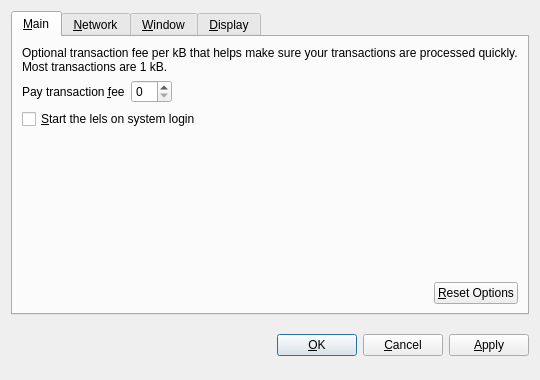
<?xml version="1.0" encoding="UTF-8"?>
<ui version="4.0">
 <class>OptionsDialog</class>
 <widget class="QDialog" name="OptionsDialog">
  <property name="geometry">
   <rect>
    <x>0</x>
    <y>0</y>
    <width>540</width>
    <height>380</height>
   </rect>
  </property>
  <property name="windowTitle">
   <string>Options</string>
  </property>
  <property name="modal">
   <bool>true</bool>
  </property>
  <layout class="QVBoxLayout" name="verticalLayout">
   <item>
    <widget class="QTabWidget" name="tabWidget">
     <property name="tabPosition">
      <enum>QTabWidget::North</enum>
     </property>
     <property name="currentIndex">
      <number>0</number>
     </property>
     <widget class="QWidget" name="tabMain">
      <attribute name="title">
       <string>&amp;Main</string>
      </attribute>
      <layout class="QVBoxLayout" name="verticalLayout_Main">
       <item>
        <widget class="QLabel" name="transactionFeeInfoLabel">
         <property name="text">
          <string>Optional transaction fee per kB that helps make sure your transactions are processed quickly. Most transactions are 1 kB.</string>
         </property>
         <property name="textFormat">
          <enum>Qt::PlainText</enum>
         </property>
         <property name="wordWrap">
          <bool>true</bool>
         </property>
        </widget>
       </item>
       <item>
        <layout class="QHBoxLayout" name="horizontalLayout_1_Main">
         <item>
          <widget class="QLabel" name="transactionFeeLabel">
           <property name="enabled">
            <bool>true</bool>
           </property>
           <property name="text">
            <string>Pay transaction &amp;fee</string>
           </property>
           <property name="textFormat">
            <enum>Qt::PlainText</enum>
           </property>
           <property name="buddy">
            <cstring>transactionFee</cstring>
           </property>
          </widget>
         </item>
         <item>
          <widget class="BitcoinAmountField" name="transactionFee"/>
         </item>
         <item>
          <spacer name="horizontalSpacer_1_Main">
           <property name="orientation">
            <enum>Qt::Horizontal</enum>
           </property>
           <property name="sizeHint" stdset="0">
            <size>
             <width>40</width>
             <height>20</height>
            </size>
           </property>
          </spacer>
         </item>
        </layout>
       </item>
       <item>
        <widget class="QCheckBox" name="bitcoinAtStartup">
         <property name="toolTip">
          <string>Automatically start ComedyGold after logging in to the system.</string>
         </property>
         <property name="text">
          <string>&amp;Start the lels on system login</string>
         </property>
        </widget>
       </item>
       <item>
        <spacer name="verticalSpacer_Main">
         <property name="orientation">
          <enum>Qt::Vertical</enum>
         </property>
         <property name="sizeHint" stdset="0">
          <size>
           <width>20</width>
           <height>40</height>
          </size>
         </property>
        </spacer>
       </item>
       <item>
        <layout class="QHBoxLayout" name="horizontalLayout_2_Main">
         <item>
          <spacer name="horizontalSpacer_2_Main">
           <property name="orientation">
            <enum>Qt::Horizontal</enum>
           </property>
           <property name="sizeHint" stdset="0">
            <size>
             <width>40</width>
             <height>20</height>
            </size>
           </property>
          </spacer>
         </item>
         <item>
          <widget class="QPushButton" name="resetButton">
           <property name="toolTip">
            <string>Reset all client options to default.</string>
           </property>
           <property name="text">
            <string>&amp;Reset Options</string>
           </property>
           <property name="autoDefault">
            <bool>false</bool>
           </property>
          </widget>
         </item>
        </layout>
       </item>
      </layout>
     </widget>
     <widget class="QWidget" name="tabNetwork">
      <attribute name="title">
       <string>&amp;Network</string>
      </attribute>
      <layout class="QVBoxLayout" name="verticalLayout_Network">
       <item>
        <widget class="QCheckBox" name="mapPortUpnp">
         <property name="toolTip">
          <string>Automatically open the ComedyGold client port on the router. This only works when your router supports UPnP and it is enabled.</string>
         </property>
         <property name="text">
          <string>Map port using &amp;UPnP</string>
         </property>
        </widget>
       </item>
       <item>
        <widget class="QCheckBox" name="connectSocks">
         <property name="toolTip">
          <string>Connect to the ComedyGold network through a SOCKS proxy (e.g. when connecting through Tor).</string>
         </property>
         <property name="text">
          <string>&amp;Connect through hacked proxy:</string>
         </property>
        </widget>
       </item>
       <item>
        <layout class="QHBoxLayout" name="horizontalLayout_Network">
         <item>
          <widget class="QLabel" name="proxyIpLabel">
           <property name="text">
            <string>Proxy &amp;IP:</string>
           </property>
           <property name="textFormat">
            <enum>Qt::PlainText</enum>
           </property>
           <property name="buddy">
            <cstring>proxyIp</cstring>
           </property>
          </widget>
         </item>
         <item>
          <widget class="QValidatedLineEdit" name="proxyIp">
           <property name="maximumSize">
            <size>
             <width>140</width>
             <height>16777215</height>
            </size>
           </property>
           <property name="toolTip">
            <string>IP address of the proxy (e.g. 127.0.0.1)</string>
           </property>
          </widget>
         </item>
         <item>
          <widget class="QLabel" name="proxyPortLabel">
           <property name="text">
            <string>&amp;Port:</string>
           </property>
           <property name="textFormat">
            <enum>Qt::PlainText</enum>
           </property>
           <property name="buddy">
            <cstring>proxyPort</cstring>
           </property>
          </widget>
         </item>
         <item>
          <widget class="QLineEdit" name="proxyPort">
           <property name="maximumSize">
            <size>
             <width>55</width>
             <height>16777215</height>
            </size>
           </property>
           <property name="toolTip">
            <string>Port of the proxy (e.g. 9050)</string>
           </property>
          </widget>
         </item>
         <item>
          <widget class="QLabel" name="socksVersionLabel">
           <property name="text">
            <string>SOCKS &amp;Version:</string>
           </property>
           <property name="textFormat">
            <enum>Qt::PlainText</enum>
           </property>
           <property name="buddy">
            <cstring>socksVersion</cstring>
           </property>
          </widget>
         </item>
         <item>
          <widget class="QValueComboBox" name="socksVersion">
           <property name="toolTip">
            <string>SOCKS version of the proxy (e.g. 5)</string>
           </property>
          </widget>
         </item>
         <item>
          <spacer name="horizontalSpacer_Network">
           <property name="orientation">
            <enum>Qt::Horizontal</enum>
           </property>
           <property name="sizeHint" stdset="0">
            <size>
             <width>40</width>
             <height>20</height>
            </size>
           </property>
          </spacer>
         </item>
        </layout>
       </item>
       <item>
        <spacer name="verticalSpacer_Network">
         <property name="orientation">
          <enum>Qt::Vertical</enum>
         </property>
         <property name="sizeHint" stdset="0">
          <size>
           <width>20</width>
           <height>40</height>
          </size>
         </property>
        </spacer>
       </item>
      </layout>
     </widget>
     <widget class="QWidget" name="tabWindow">
      <attribute name="title">
       <string>&amp;Window</string>
      </attribute>
      <layout class="QVBoxLayout" name="verticalLayout_Window">
       <item>
        <widget class="QCheckBox" name="minimizeToTray">
         <property name="toolTip">
          <string>Show only a tray icon after minimizing the window.</string>
         </property>
         <property name="text">
          <string>&amp;Minimize to the tray instead of the taskbar</string>
         </property>
        </widget>
       </item>
       <item>
        <widget class="QCheckBox" name="minimizeOnClose">
         <property name="toolTip">
          <string>Minimize instead of exit the application when the window is closed. When this option is enabled, the application will be closed only after selecting Quit in the menu.</string>
         </property>
         <property name="text">
          <string>M&amp;inimize on close</string>
         </property>
        </widget>
       </item>
       <item>
        <spacer name="verticalSpacer_Window">
         <property name="orientation">
          <enum>Qt::Vertical</enum>
         </property>
         <property name="sizeHint" stdset="0">
          <size>
           <width>20</width>
           <height>40</height>
          </size>
         </property>
        </spacer>
       </item>
      </layout>
     </widget>
     <widget class="QWidget" name="tabDisplay">
      <attribute name="title">
       <string>&amp;Display</string>
      </attribute>
      <layout class="QVBoxLayout" name="verticalLayout_Display">
       <item>
        <layout class="QHBoxLayout" name="horizontalLayout_1_Display">
         <item>
          <widget class="QLabel" name="langLabel">
           <property name="text">
            <string>User Interface &amp;language:</string>
           </property>
           <property name="textFormat">
            <enum>Qt::PlainText</enum>
           </property>
           <property name="buddy">
            <cstring>lang</cstring>
           </property>
          </widget>
         </item>
         <item>
          <widget class="QValueComboBox" name="lang">
           <property name="toolTip">
            <string>The user interface language can be set here. This setting will take effect after restarting ComedyGold.</string>
           </property>
          </widget>
         </item>
        </layout>
       </item>
       <item>
        <layout class="QHBoxLayout" name="horizontalLayout_2_Display">
         <item>
          <widget class="QLabel" name="unitLabel">
           <property name="text">
            <string>&amp;Unit to show amounts in:</string>
           </property>
           <property name="textFormat">
            <enum>Qt::PlainText</enum>
           </property>
           <property name="buddy">
            <cstring>unit</cstring>
           </property>
          </widget>
         </item>
         <item>
          <widget class="QValueComboBox" name="unit">
           <property name="toolTip">
            <string>Choose the default subdivision unit to show in the interface and when sending coins.</string>
           </property>
          </widget>
         </item>
        </layout>
       </item>
       <item>
        <widget class="QCheckBox" name="displayAddresses">
         <property name="toolTip">
          <string>Whether to show ComedyGold addresses in the transaction list or not.</string>
         </property>
         <property name="text">
          <string>&amp;Display addresses in transaction list</string>
         </property>
        </widget>
       </item>
       <item>
        <widget class="QCheckBox" name="coinControlFeatures">
         <property name="toolTip">
          <string>Careful not to yolo all your coins</string>
         </property>
         <property name="text">
          <string>Display coin &amp;control features (toplels only!)</string>
         </property>
        </widget>
       </item>
       <item>
        <spacer name="verticalSpacer_Display">
         <property name="orientation">
          <enum>Qt::Vertical</enum>
         </property>
         <property name="sizeHint" stdset="0">
          <size>
           <width>20</width>
           <height>40</height>
          </size>
         </property>
        </spacer>
       </item>
      </layout>
     </widget>
    </widget>
   </item>
   <item>
    <layout class="QHBoxLayout" name="horizontalLayout_Buttons">
     <item>
      <spacer name="horizontalSpacer_1">
       <property name="orientation">
        <enum>Qt::Horizontal</enum>
       </property>
       <property name="sizeHint" stdset="0">
        <size>
         <width>40</width>
         <height>48</height>
        </size>
       </property>
      </spacer>
     </item>
     <item>
      <widget class="QLabel" name="statusLabel">
       <property name="font">
        <font>
         <weight>75</weight>
         <bold>true</bold>
        </font>
       </property>
       <property name="text">
        <string/>
       </property>
       <property name="textFormat">
        <enum>Qt::PlainText</enum>
       </property>
       <property name="wordWrap">
        <bool>true</bool>
       </property>
      </widget>
     </item>
     <item>
      <spacer name="horizontalSpacer_2">
       <property name="orientation">
        <enum>Qt::Horizontal</enum>
       </property>
       <property name="sizeHint" stdset="0">
        <size>
         <width>40</width>
         <height>48</height>
        </size>
       </property>
      </spacer>
     </item>
     <item>
      <widget class="QPushButton" name="okButton">
       <property name="text">
        <string>&amp;OK</string>
       </property>
      </widget>
     </item>
     <item>
      <widget class="QPushButton" name="cancelButton">
       <property name="text">
        <string>&amp;Cancel</string>
       </property>
       <property name="autoDefault">
        <bool>false</bool>
       </property>
      </widget>
     </item>
     <item>
      <widget class="QPushButton" name="applyButton">
       <property name="text">
        <string>&amp;Apply</string>
       </property>
       <property name="autoDefault">
        <bool>false</bool>
       </property>
      </widget>
     </item>
    </layout>
   </item>
  </layout>
 </widget>
 <customwidgets>
  <customwidget>
   <class>BitcoinAmountField</class>
   <extends>QSpinBox</extends>
   <header>bitcoinamountfield.h</header>
  </customwidget>
  <customwidget>
   <class>QValueComboBox</class>
   <extends>QComboBox</extends>
   <header>qvaluecombobox.h</header>
  </customwidget>
  <customwidget>
   <class>QValidatedLineEdit</class>
   <extends>QLineEdit</extends>
   <header>qvalidatedlineedit.h</header>
  </customwidget>
 </customwidgets>
 <resources/>
 <connections/>
</ui>
